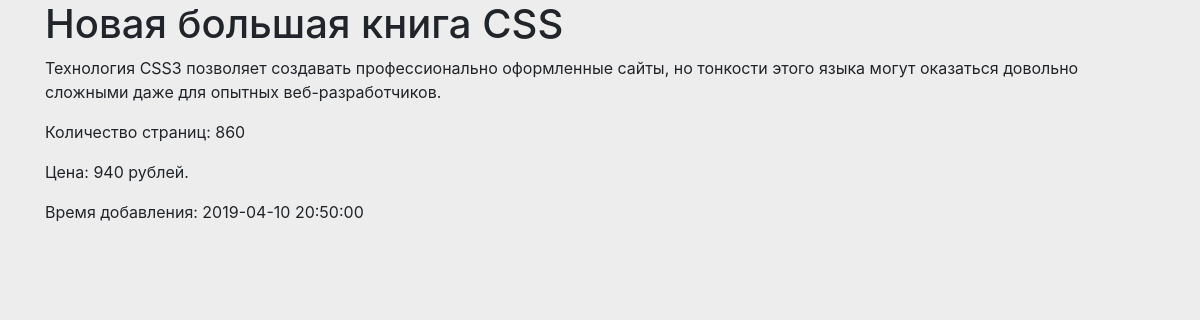
The app's page /show.php?id=23 with its own data.
### tables this page shows
CREATE TABLE `books` (
  `id` int(11) NOT NULL,
  `name` varchar(100) NOT NULL,
  `time` timestamp NULL DEFAULT CURRENT_TIMESTAMP,
  `description` text NOT NULL,
  `pages` int(11) NOT NULL,
  `price` int(11) NOT NULL
);

### show.php (the view, shortened to what this page needs)
<?php
$pdo = new PDO("mysql:host=localhost;dbname=x5studio", "root", "");
$sql = "SELECT * FROM books WHERE id=:id";
$stmt = $pdo->prepare($sql);
$stmt->bindParam(":id", $_GET['id']);
$stmt->execute();
$book = $stmt->fetch(PDO::FETCH_ASSOC);
?>
<!DOCTYPE html>
<html lang="ru">
<head>
    <link rel="stylesheet" href="https://stackpath.bootstrapcdn.com/bootstrap/4.3.1/css/bootstrap.min.css">
</head>
<body>
  <div class="container">
      <div class="row">
         <div class="col-md-12">
          <h1><?= $book['name']; ?></h1>
          <p><?= $book['description']; ?></p>
          <p><?= 'Количество страниц: '. $book['pages']; ?></p>
          <p><?= 'Цена: '. $book['price'] . ' рублей.'; ?></p>
          <p><?= 'Время добавления: '. $book['time']; ?></p>
      </div>
    </div>
  </div>
</body>
</html>

### show.php (style rules this page uses)
body { background: #EDEDED; }

### records on screen
books: name "Новая большая книга CSS", description "Технология CSS3 позволяет создавать профессионально оформленные сайты, но тонкости этого языка могут оказаться довольно сложными даже для опытных веб-разработчиков.", pages "860", price "940", time "2019-04-10 20:50:00"
